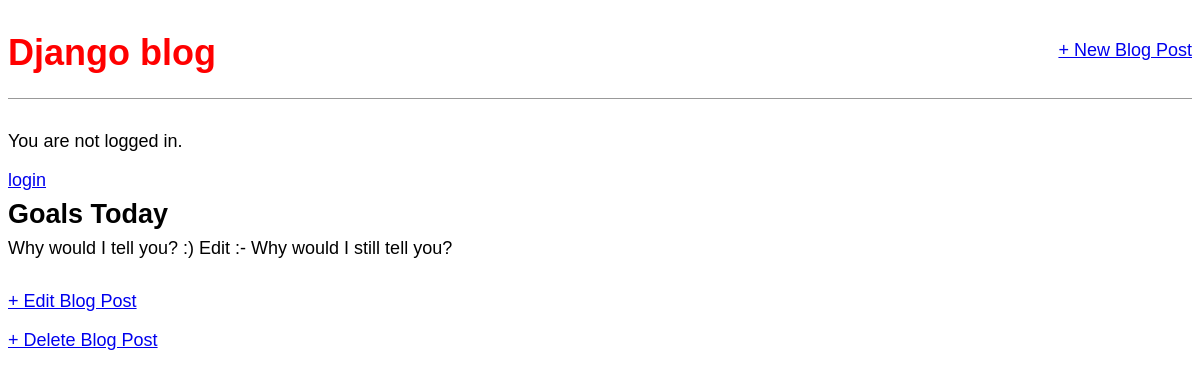
Screenshot of /post/2 with the database file from the repository.
### blog/models.py (models this page shows, shortened)
class Post(models.Model):
    title = models.CharField(max_length=200)
    author = models.ForeignKey(
        'auth.User',
        on_delete=models.CASCADE,
    )
    body = models.TextField()

### blog/views.py (the view)
# urls.py: path('post/<int:pk>', views.BlogDetailView.as_view(), name='post_detail'),
class BlogDetailView(DetailView):
    model = Post
    template_name = 'post_detail.html'

### templates/post_detail.html
{% extends 'base.html' %}
{% block content %}
<div class="post-entry">
    <h2>{{ object.title }}</h2>
    <p>{{ object.body }}</p>
</div>
<p><a href="{% url 'post_edit' post.pk %}">+ Edit Blog Post</a></p>
<p><a href="{% url 'post_delete' post.pk %}">+ Delete Blog Post</a></p>
{% endblock content %}

### static/css/base.css (style rules this page uses)
body { font-family: 'Source Sans Pro', sans-serif; font-size: 18px; }
.post-entry { margin-bottom: 2rem; }
.post-entry h2 { margin: 0.5rem 0; }
.post-entry p { margin: 0; font-weight: 400; }

### rows the page displays
Post: title "Goals Today", body "Why would I tell you? :) Edit :- Why would I still tell you?"
